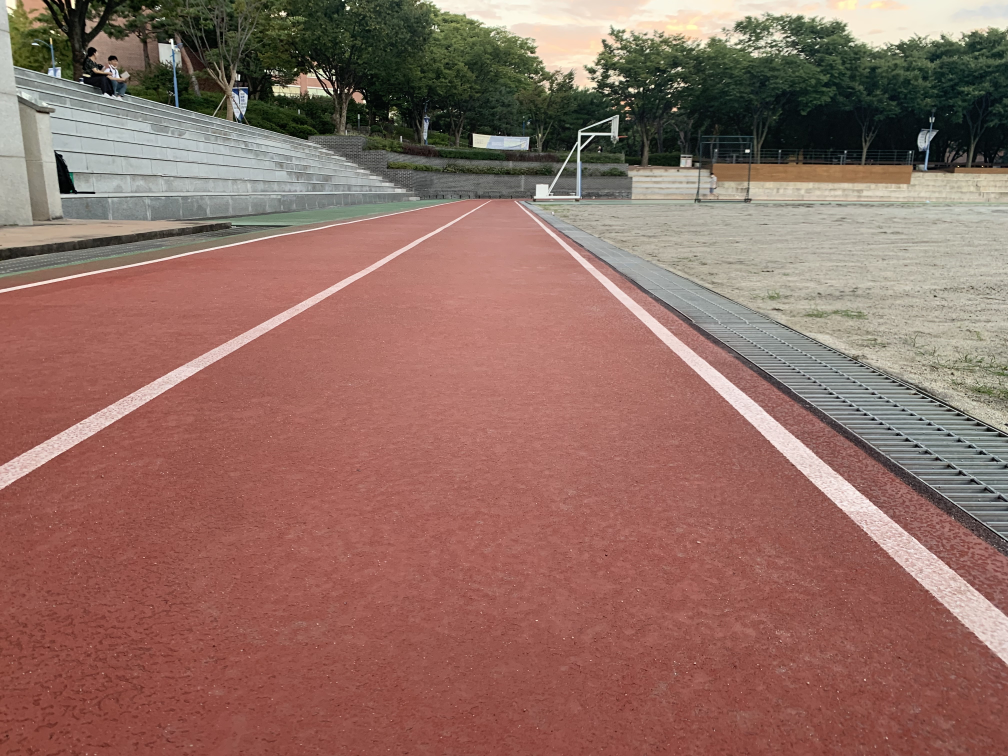
#> input picture image/TestTrack_1.png, 4032 x 3024 px (shown at 1/4 size)
$ python lanes_image.py
#> lines starting #> are read from the running program, lines starting #| are printed output that depends on the picture
import cv2

image = cv2.imread('../image/TestTrack_1.png', 1)
#> image is the input picture: shape (3024, 4032, 3); mean B, G, R 99.2, 109.3, 144.6
image = cv2.resize(image, dsize=(640, 480), interpolation=cv2.INTER_AREA)
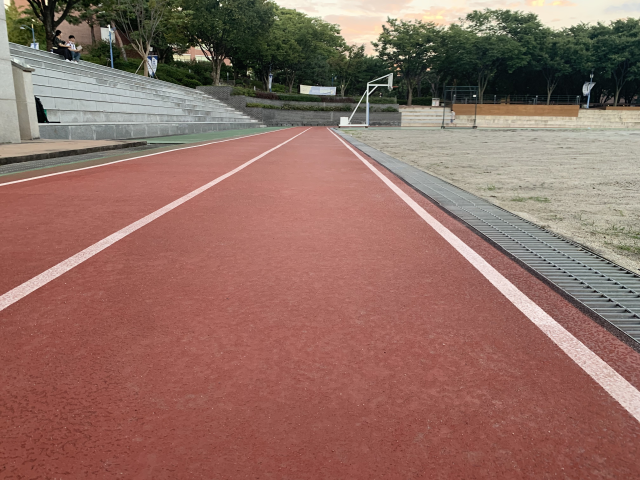
#> image: shape (480, 640, 3); mean B, G, R 99.2, 109.3, 144.6

cv2.imshow("result", image)
cv2.waitKey(0)
cv2.destroyAllWindows()
